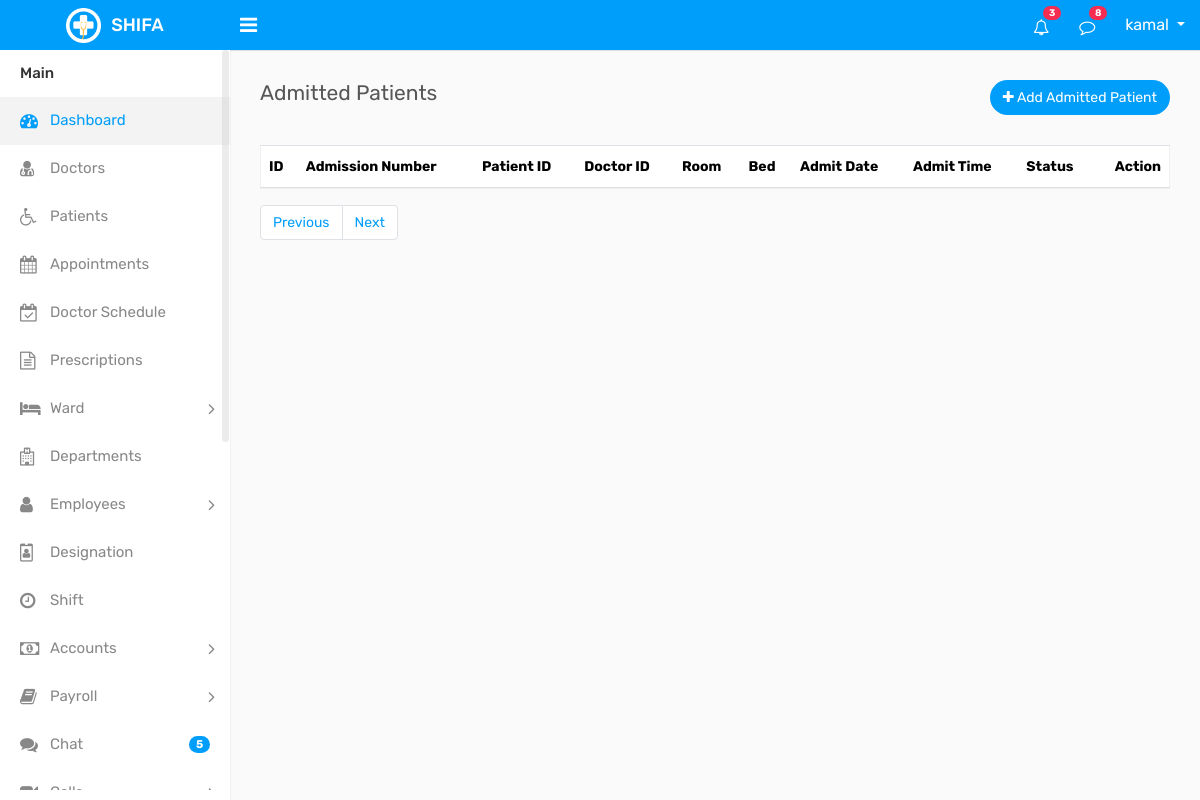
Page /ward/patients_addmission/admitted_patient_list.php (signed in) on the earlier database version.
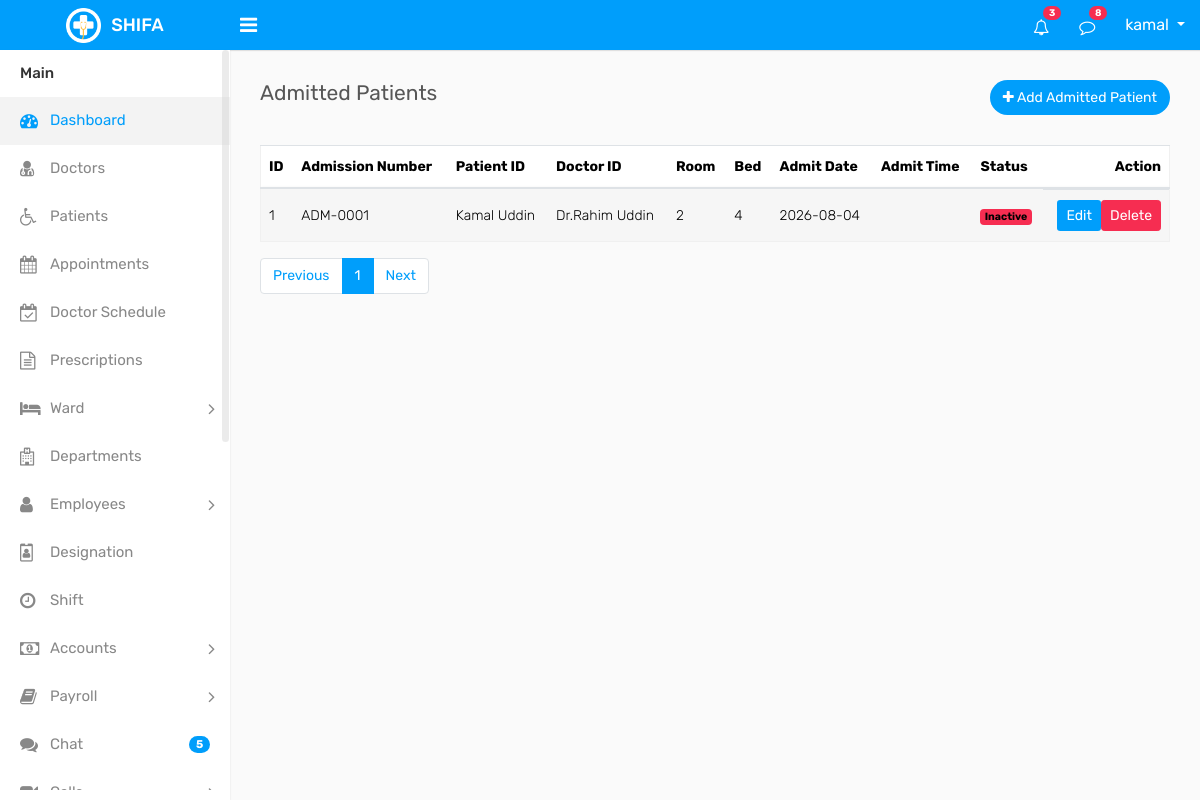
Same page on the later database version.
### tables this page shows
CREATE TABLE `patient_admissions` (
  `id` int(11) NOT NULL,
  `admission_no` varchar(30) DEFAULT NULL,
  `patient_id` int(11) DEFAULT NULL,
  `doctor_id` int(11) DEFAULT NULL,
  `room_id` int(11) DEFAULT NULL,
  `bed_id` int(11) DEFAULT NULL,
  `admission_date` date DEFAULT NULL,
  `admission_time` time DEFAULT NULL,
  `discharge_date` date DEFAULT NULL,
  `discharge_time` time DEFAULT NULL,
  `reason` varchar(255) DEFAULT NULL,
  `status` int(2) DEFAULT NULL COMMENT '0=inactive, 1=active',
  `created_at` timestamp NULL DEFAULT NULL,
  `updated_at` timestamp NULL DEFAULT NULL,
  `deleted_at` datetime DEFAULT NULL
);

CREATE TABLE `patients` (
  `id` int(11) NOT NULL,
  `name` varchar(100) DEFAULT NULL,
  `gender` int(3) DEFAULT NULL COMMENT '1=male,2=female,3=others',
  `age` int(2) DEFAULT NULL,
  `blood_group` int(6) DEFAULT NULL,
  `phone` varchar(20) DEFAULT NULL,
  `email` varchar(100) DEFAULT NULL,
  `address` varchar(200) DEFAULT NULL,
  `emergency_contact` varchar(20) DEFAULT NULL,
  `created_at` timestamp NOT NULL DEFAULT current_timestamp(),
  `updated_at` timestamp NOT NULL DEFAULT current_timestamp() ON UPDATE current_timestamp(),
  `deleted_at` datetime DEFAULT NULL,
  `created_by` int(11) DEFAULT NULL,
  `updated_by` int(11) DEFAULT NULL
);

CREATE TABLE `doctors` (
  `id` int(11) NOT NULL,
  `department_id` int(11) NOT NULL,
  `designation_id` int(11) NOT NULL,
  `shift_id` int(11) NOT NULL,
  `name` varchar(100) DEFAULT NULL,
  `gender` int(11) DEFAULT NULL COMMENT '1=male,2=female,3=others',
  `specialization` varchar(100) DEFAULT NULL,
  `qualification` varchar(100) DEFAULT NULL,
  `experience` int(11) DEFAULT NULL,
  `phone` varchar(20) DEFAULT NULL,
  `email` varchar(100) DEFAULT NULL,
  `address` text DEFAULT NULL,
  `created_at` timestamp NOT NULL DEFAULT current_timestamp(),
  `updated_at` timestamp NOT NULL DEFAULT current_timestamp() ON UPDATE current_timestamp(),
  `deleted_at` datetime DEFAULT NULL
);

### crud/crud_class.php (called while the page is built, shortened)
<?php
class crud_class{
    private $host = "localhost";
    private $username = "root";
    private $password = "";
    private $database = "shifa";
    public $conn;
    public function __construct(){
        $this->conn = new mysqli($this->host, $this->username, $this->password, $this->database);
    }
    public function number_of_records($table){
        $sql = "SELECT COUNT(*) as total FROM $table";
        $rs = $this->conn->query($sql);
        if($rs->num_rows > 0){
            $row = $rs->fetch_object();
            return $row->total;
        } else {
            return 0;
        }
    }
    public function common_query($sql, $limit = "", $offset = "")
{
    $result = [
        "status" => false,
        "data" => [],
        "message" => ""
    ];
    $table = $this->getMainTable($sql);
    if (!empty($table)) {
        $condition = "$table.deleted_at IS NULL";
        if (preg_match('/\b(ORDER\s+BY|GROUP\s+BY|LIMIT)\b/i', $sql, $matches, PREG_OFFSET_CAPTURE)) {
            $keywordPos = $matches[0][1];
            $before = substr($sql, 0, $keywordPos);
            $after  = substr($sql, $keywordPos);
            if (stripos($before, 'WHERE') !== false) {
                $sql = $before . " AND $condition " . $after;
            } else {
                $sql = $before . " WHERE $condition " . $after;
            }
        } else {
            if (stripos($sql, 'WHERE') !== false) {
                $sql .= " AND $condition";
            } else {
                $sql .= " WHERE $condition";
            }
        }
    }
    if (!empty($limit)) {
        $sql .= " LIMIT " . (int)$limit;
    }
    $rs = $this->conn->query($sql);
    if ($rs && $rs->num_rows > 0) {
        $result["status"] = true;
        $result["message"] = "Records found";
        while ($row = $rs->fetch_object()) {
            $result["data"][] = $row;
        }
    } else {
        $result["message"] = "No records found";
    }
    return $result;
}
    function getMainTable($sql)
    {
        $level = 0;
        $length = strlen($sql);
        for ($i = 0; $i < $length; $i++) {
            if ($level == 0 && strtoupper(substr($sql, $i, 5)) == 'FROM ') {
                $rest = trim(substr($sql, $i + 5));
                if (preg_match('/^`?([a-zA-Z0-9_]+)`?/i', $rest, $matches)) {
                    return $matches[1];
                }
            }
        }
        return "";
    }
}

### component/connection.php (called while the page is built, shortened)
<?php
    $base_url = "http://localhost/shifa/";
    require_once  ($_SERVER['DOCUMENT_ROOT'] . "/shifa/crud/crud_class.php");
    $crud = new crud_class();
?>

### ward/patients_addmission/admitted_patient_list.php (the view, shortened to what the changed rows need)
<?php require_once "../../component/header.php"; ?>
<?php require_once "../../component/sidebar.php"; ?>
        <div class="page-wrapper">
            <div class="content">
                <div class="row">
                    <div class="col-md-12">
                        <div class="table-responsive">
                            <table class="table table-striped custom-table mb-0 datatable">
                                <thead>
                                    <tr>
                                        <th>ID</th>
                                        <th>Admission Number</th>
                                        <th>Patient ID</th>
                                        <th>Doctor ID</th>
                                        <th>Room</th>
                                        <th>Bed</th>
                                        <th>Admit Date</th>
                                        <th>Admit Time</th>
                                        <th>Status</th>
                                        <th class="text-right">Action</th>
                                    </tr>
                                </thead>
                                <tbody>
                                    <tr>
                                        <?php
                                        if(isset($_GET['page']) && is_numeric($_GET['page'])){
                                            $page = (int)$_GET['page'];
                                        } else {
                                            $page = 1;
                                        }
                                        $patient_admissions = $crud->common_query("select patient_admissions.*, patients.name as patient_name, doctors.name as doctor_name from patient_admissions inner join patients on patient_admissions.patient_id=patients.id inner join doctors on patient_admissions.doctor_id=doctors.id",10,($page-1)*10);
                                        if($patient_admissions['status']){
                                        foreach ($patient_admissions['data'] as $admission) { ?>
                                        <td><?= $admission->id ?></td>
                                        <td><?= $admission->admission_no ?></td>
                                        <td><?= $admission->patient_name ?></td>
                                        <td><?= $admission->doctor_name ?></td>
                                        <td><?= $admission->room_id ?></td>
                                        <td><?= $admission->bed_id ?></td>
                                        <td><?= $admission->admission_date ?></td>
                                        <td><?= $admission->admission_time ?></td>
                                        <td>
                                            <?php if ($admission->status == '1') { ?>
                                            <span class="badge bg-success">Active</span>
                                            <?php } else { ?>
                                            <span class="badge bg-danger">Inactive</span>
                                            <?php } ?>
                                        </td>
                                        <td class="d-flex justify-content-end">
                                            <a href="<?= $base_url ?>ward/patients_addmission/edit_admitted_patient.php?id=<?= $admission->id ?>" class="btn btn-sm btn-primary mb-2 mb-lg-0 me-0 me-lg-2">Edit</a>
                                            <a onclick="return confirm('Are you sure you want to delete this patient admission?');" href="<?= $base_url ?>ward/patients_addmission/delete_admitted_patient.php?id=<?= $admission->id ?>" class="btn btn-sm btn-danger">Delete</a>
                                        </td>
                                    </tr>
                                            <?php } } ?>
                                </tbody>
                            </table>
                        </div>
                        <div class="pb-3 ps-3 mt-3 d-flex justify-content-center justify-content-md-between justify-content-lg-between flex-wrap flex-md-nowrap">
                <nav aria-label="Page navigation" class="mb-3 mb-md-0 mb-lg-0">
                  <?php
                      $total_records = $crud->number_of_records("patient_admissions");
                      $records_per_page = 10;
                      $total_pages = ceil($total_records / $records_per_page);
                  ?>
                  <ul class="pagination">
                    <?php for ($i = 1; $i <= $total_pages; $i++) { ?>
                      <li class="page-item <?= ($i == $page) ? 'active' : '' ?>"><a class="page-link" href="<?= $base_url ?>ward/patients_addmission/admitted_patient_list.php?page=<?= $i ?>"><?= $i ?></a></li>
                    <?php } ?>
                  </ul>
              </nav>
            </div>
        </div>
    </div>
</div>
        </div>
    </div>
<?php require_once "../../component/footer.php"; ?>

Differences in the rows shown:
added patient_admissions: id "1", admission_no "ADM-0001", patient.name "Kamal Uddin", doctor.name "Dr.Rahim Uddin", room "2", bed "4", admission_date "2026-08-04", shows "Inactive"
Other differences:
new list line: "1"
